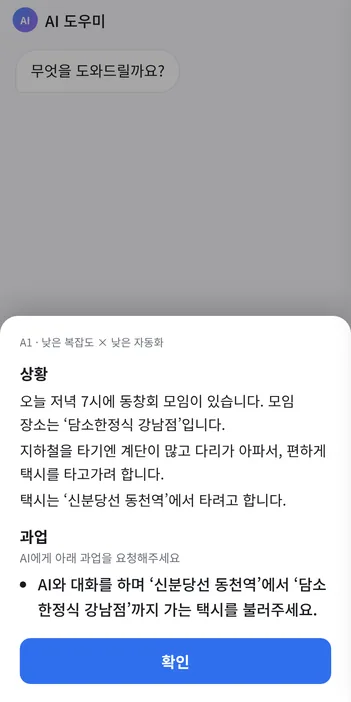
#> input picture research-tools/pages/연구1_화면모음/img/v2-A1task-00-task.webp, 351 x 702 px, given in place of 0a-chat.png, which was not available
$ python build_guides.py
#> lines starting #> are read from the running program, lines starting #| are printed output that depends on the picture; pictures that were not available may be replaced by others from this repository, and a replacement may not be noted
#!/usr/bin/env python3
"""가이드라인 25개 순서대로, 적용 내용과 원안/개선안 캡처 → site4/index.html"""
import json, os, html, re
from PIL import Image

SP = os.path.dirname(os.path.abspath(__file__))
SHOTS = f"{SP}/shots"
SITE = f"{SP}/site4"
LOG = "/home/user/test/v4/guideline-log.md"
os.makedirs(f"{SITE}/img", exist_ok=True)
E = html.escape
used = []

def load(ver, rn):
    p = f"{SHOTS}/{ver}/{rn}/shots.json"
    return json.load(open(p))["shots"] if os.path.exists(p) else []

def webp(src, out):
#> called with out = 'v4-inputs-0a-chat.webp'
    dst = f"{SITE}/img/{out}"
    if not os.path.exists(dst):
        im = Image.open(src).convert("RGB")
#> im is the input picture: PIL image 351x702 RGB; mean R, G, B 193.6, 196.8, 205.3
        im = im.resize((im.width * 9 // 20, im.height * 9 // 20), Image.LANCZOS)
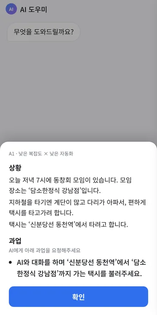
#> im: PIL image 157x315 RGB; mean R, G, B 193.2, 196.4, 205
        im.save(dst, "WEBP", quality=82, method=6)
    used.append(out)
    return f"img/{out}"

def shot(ver, rn, pick, field="chat", nth=0):
    ss = load(ver, rn)
    hits = [s for s in ss if (s["id"] == pick if isinstance(pick, str) else pick(s))]
    s = hits[nth] if len(hits) > nth else None
    if not s or not s.get(field): return None
    return webp(f"{SHOTS}/{ver}/{rn}/{s[field]}", f"{ver}-{rn}-{s[field].replace('.png', '.webp')}")

def raw(path):
    return webp(f"{SHOTS}/v4/{path}", "v4-" + path.replace("/", "-").replace(".png", ".webp"))

ASK = lambda step: (lambda s: s["step"] == step and s["kind"] in ("ask", "chips"))
SAY = lambda step, t=None: (lambda s: s["step"] == step and s["kind"] == "say" and (t is None or t in s.get("text", "")))
L, H = "원안 낮은 자동화", "원안 높은 자동화"
o = lambda run, sid, cap, field="chat": (shot("v2", run, sid, field), cap)
n4 = lambda run, pick, cap, field="chat", nth=0: (shot("v4", run, pick, field, nth), cap)
r4 = lambda path, cap: (raw(path), cap)
#> call 2 of webp, with out = 'v4-inputs-0b-chat.webp'
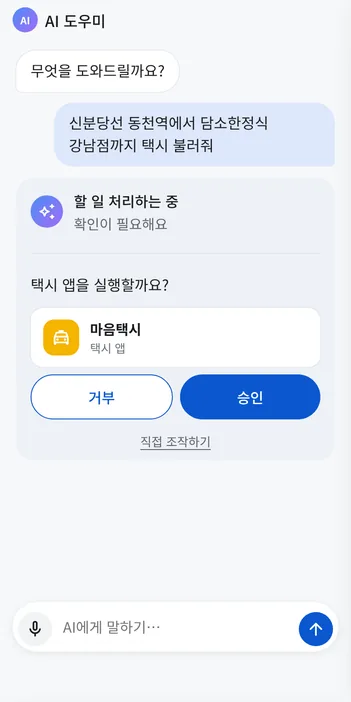
#> input picture research-tools/pages/연구1_화면모음/img/v2-B1s1-03-chat.webp, 351 x 702 px, given in place of 0b-chat.png, which was not available
#> in webp, im is the input picture: PIL image 351x702 RGB; mean R, G, B 232.8, 237.3, 243.9
#> in webp (call 2), `im = im.resize((im.width * 9 // 20, im.height * 9 // 20), Image.LANCZOS)`:
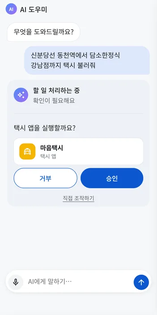
#> im: PIL image 157x315 RGB; mean R, G, B 232.7, 237.2, 243.8

I = lambda text, orig, new: (text, [x for x in orig if x[0]], [x for x in new if x[0]])
TAXI, ORI, DEST, CAR, CPN, REQ, FIN = SAY("taxi_open"), ASK("origin"), ASK("dest"), ASK("car"), SAY("coupon"), ASK("request"), ASK("final")
G = {
  1: [I(["어떻게 시작해야 하는지 바로 알 수 있도록, CTA를 '눌러서 대화 시작' 버튼 하나로 통합하고 안내를 추가함"], [o("first", "0a", "원안 첫 화면")], [r4("inputs/0a-chat.png", "첫 화면")]),
      I(["입력 가능한 방식을 명시적으로 제시하고, 두 방법 중 하나를 직접 고를 수 있게함"], [], [r4("inputs/0b-chat.png", "말로/글로 고르기")]),
      I(["'글로 하기'를 고르면 바로 키보드가 올라오게 함.", "원안의 플레이스 홀더는 반드시 말(음성)로 해야하는 것으로 오해의 여지가 있어, \"여기에 적어 주세요\"로 바꿈"], [], [r4("inputs/0c-chat.png", "글로 하기")]),
#> (the run stopped early here; a loop or call above may not have finished)
